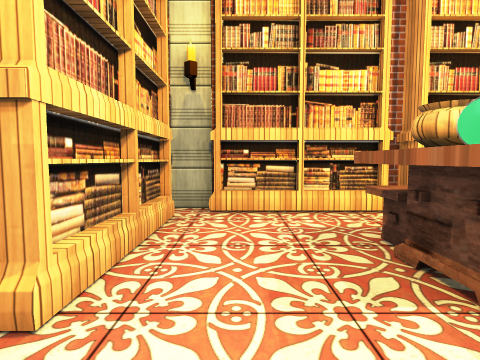
View 1 (above)

12 first-person views from a walk through a Unity game level. The camera is 1.2 m above the floor, tilts 4° down and sees 80° across. The floor is counted in squares, 1 m on a side. Each view is taken from the middle of a square. On the plan, view 1 faces up. The plan holds only what a view shows up to about 13 squares ahead; the rest is blank. The player character is not drawn. Some surface patterns are stand-ins.

View 2
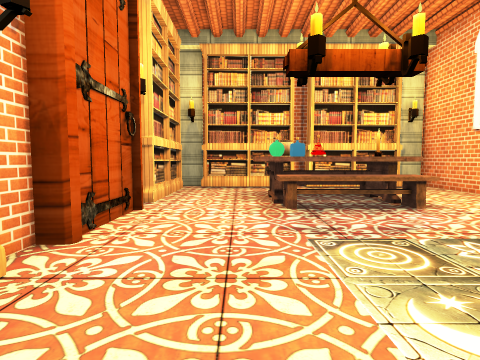

View 3
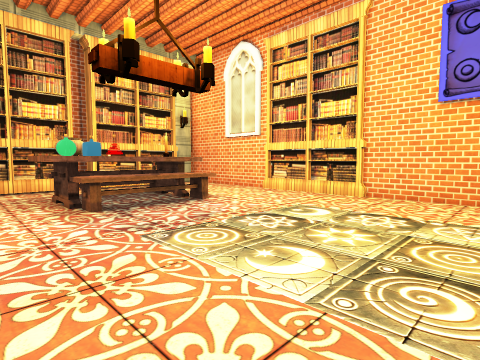

View 4
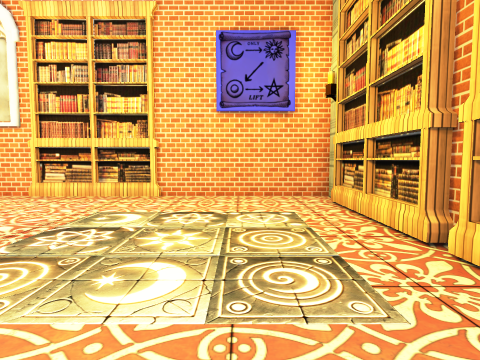

View 5
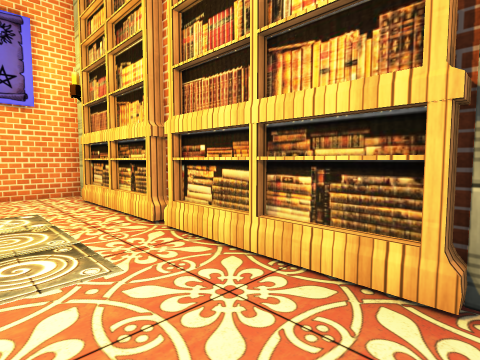

View 6
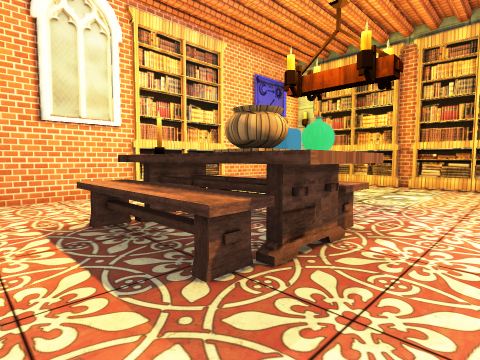

View 7
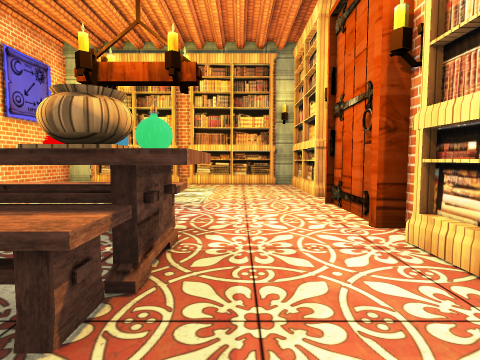

View 8
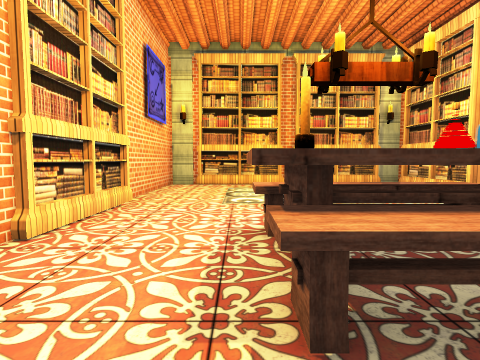

View 9
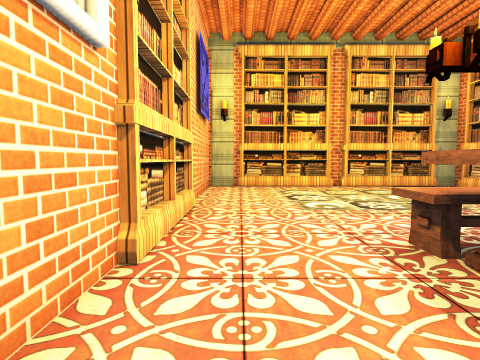

View 10
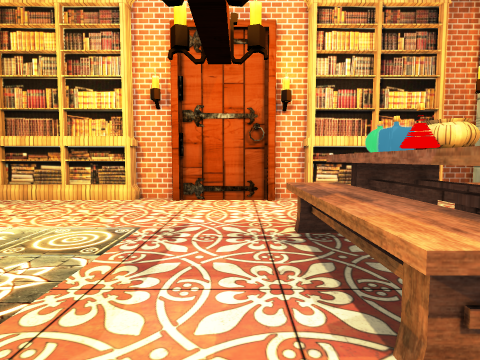

View 11
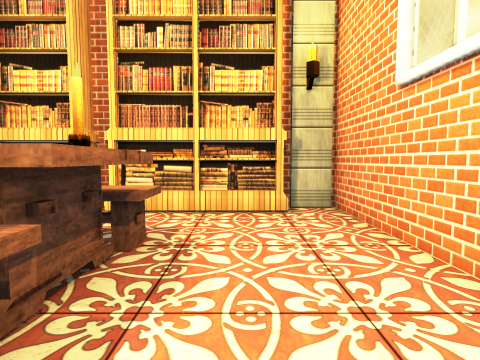

View 12
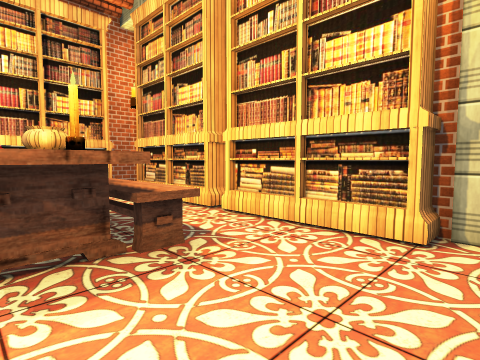

### Floor plan
Points are (right, up) in squares from view 1. A wall is a line through its corners. A room is listed if a view was taken in it or the views show most of it. See-through windows are left out.
Room 1 (views 1, 2, 3, 4, 5, 6, 7, 8, 9, 10, 11, 12)
walls: (-1.5, 1) (-1.5, -2); (-1.9, -2) (-1.9, -3.2); (9.4, 2.4) (9.4, 7.1) (7.9, 7.1); (-1.9, 2.1) (-1.9, 1); (3.4, -7.9) (4.1, -7.9); (8, -7.9) (9.4, -7.9) (9.4, -2.5); (4.1, 7.1) (3.5, 7.1); (-2, -7.9) (-0.5, -7.9); (-0.6, 7.1) (-1.8, 7.1); (-1.9, 7.4) (-1.9, 6.1)
objects: bookshelf (-2, -7) to (-2, -4); bookshelf (-2, 3) to (-2, 5); bookshelf (0, -8) to (3, -8); bookshelf (0, 7) to (3, 7); other object (2, 1) to (6, 2); other object (2, 3) to (4, 3); other object (2, 4) to (6, 4); bookshelf (5, -8) to (7, -8); other object (5, 3); bookshelf (5, 7) to (7, 7); other object (6, 3); bookshelf (9, -2) to (10, 2)

Positions as (right, up) in squares from view 1, and headings:
1: (0, 0), facing up
2: (1, -6), facing up
3: (0, -6), facing up-right
4: (0, -5), facing right
5: (-1, -5), facing down-right
6: (0, 6), facing down-right
7: (1, 6), facing down
8: (6, 6), facing down
9: (8, 5), facing down
10: (7, 0), facing left
11: (7, 0), facing up
12: (9, 2), facing up-left
